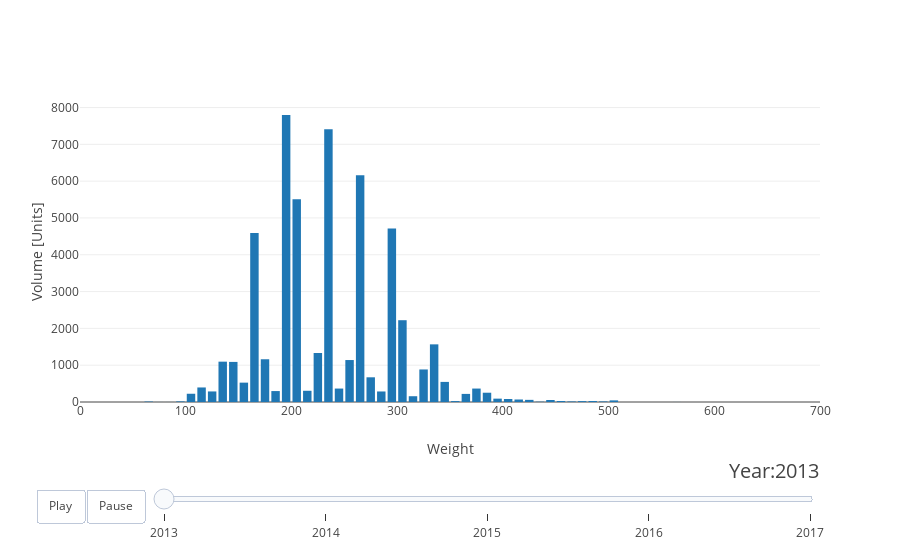

Notebook source saved alongside this figure:
### Markdown cell above
#### Sales Volume in Units

### Code cell
# Plot unit volume
plot_volumes("unit_volume")

### Figure 1 — Plotly figure (JSON) as saved in the notebook; plotly's stock layout.template omitted (floating-point values rounded to 4 significant figures)
{"data": [{"type": "bar", "x": [65, 75, 85, 95, 105, 115, 125, 135, 145, 155, 165, 175, 185, 195, 205, 215, 225, 235, 245, 255, 265, 275, 285, 295, 305, 315, 325, 335, 345, 355, 365, 375, 385, 395, 405, 415, 425, 435, 445, 455, 465, 475, 485, 495, 505, 565], "y": [12, 1, 1, 16, 224, 395, 287, 1096, 1089, 526, 4593, 1161, 297, 7794, 5510, 305, 1331, 7408, 365, 1140, 6158, 671, 286, 4711, 2222, 157, 884, 1566, 546, 25, 220, 365, 252, 91, 81, 68, 58, 8, 55, 28, 15, 24, 28, 15, 44, 1]}], "layout": {"hovermode": "closest", "sliders": [{"active": 0, "currentvalue": {"font": {"size": 20}, "prefix": "Year:", "visible": true, "xanchor": "right"}, "len": 0.9, "pad": {"b": 10, "t": 50}, "steps": [{"args": [["2013"], {"frame": {"duration": 500, "redraw": true}, "mode": "immediate", "transition": {"duration": 500}}], "label": "2013", "method": "animate"}, {"args": [["2014"], {"frame": {"duration": 500, "redraw": true}, "mode": "immediate", "transition": {"duration": 500}}], "label": "2014", "method": "animate"}, {"args": [["2015"], {"frame": {"duration": 500, "redraw": true}, "mode": "immediate", "transition": {"duration": 500}}], "label": "2015", "method": "animate"}, {"args": [["2016"], {"frame": {"duration": 500, "redraw": true}, "mode": "immediate", "transition": {"duration": 500}}], "label": "2016", "method": "animate"}, {"args": [["2017"], {"frame": {"duration": 500, "redraw": true}, "mode": "immediate", "transition": {"duration": 500}}], "label": "2017", "method": "animate"}], "transition": {"duration": 300, "easing": "cubic-in-out"}, "x": 0.1, "xanchor": "left", "y": 0, "yanchor": "top"}], "updatemenus": [{"buttons": [{"args": [null, {"frame": {"duration": 5000, "redraw": true}, "fromcurrent": true, "transition": {"duration": 300, "easing": "quadratic-in-out"}}], "label": "Play", "method": "animate"}, {"args": [[null], {"frame": {"duration": 0, "redraw": true}, "mode": "immediate", "transition": {"duration": 0}}], "label": "Pause", "method": "animate"}], "direction": "left", "pad": {"r": 10, "t": 87}, "showactive": false, "type": "buttons", "x": 0.1, "xanchor": "right", "y": 0, "yanchor": "top"}], "xaxis": {"range": [0, 700], "title": "Weight"}, "yaxis": {"title": "Volume [Units]"}}}
